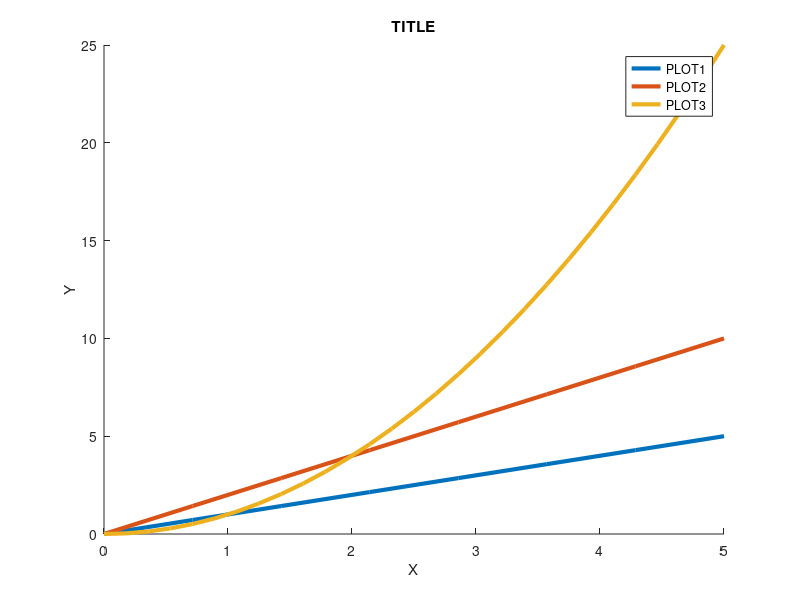

Reproduce this figure in MATLAB.
% File:    speed_fplotter_many_eqns.m
% Title:   Template for quick fplots with functions and labels
% Topic:   Graphing Utilities
% Purpose: Template for fast plotting of any number of functions.
% Author:  Brian Woo-Shem
% Date:    2021_04_18
% Version: 1.1   Fix plotnames bug in Octave by using cell array. 
%               Make plug-in values more intuitive. Clean up fplot code to
%               fit on one line without dummy variable.
%Released under the GNU General Public License v3.0

%reset
clear all
close all
clc
warning('off','all')

% Declare Constants (if needed)

% Each of these arrays need to be 1 x n, where n is number of functions
% ERASE EXAMPLES!
% Strings for plot names, form "NAME1",    % <=== CHANGE ME!
plotnames = {"PLOT1", "PLOT2", "PLOT3"}; 
% Cell array of functions, form @(v)v, not required to be same variable  % <=== CHANGE ME!
fxns = {@(m)m,
 @(x)2*x,
 @(x)x^2};
% Bounds to plot each function to, [a,b]   % <=== CHANGE ME!
a = [0,0,0];
b = [5,5,5];

% Generate plot
figure(1)
hold on
for x = [1:length(plotnames)]
   %Iteratively plot and increase line thickness
  fplot(fxns{x},[a(x),b(x)],'LineWidth',3);
end
% Title and axes labels - change manually
title('TITLE')
xlabel('X')
ylabel('Y')
% Input all plot names
legend(plotnames)